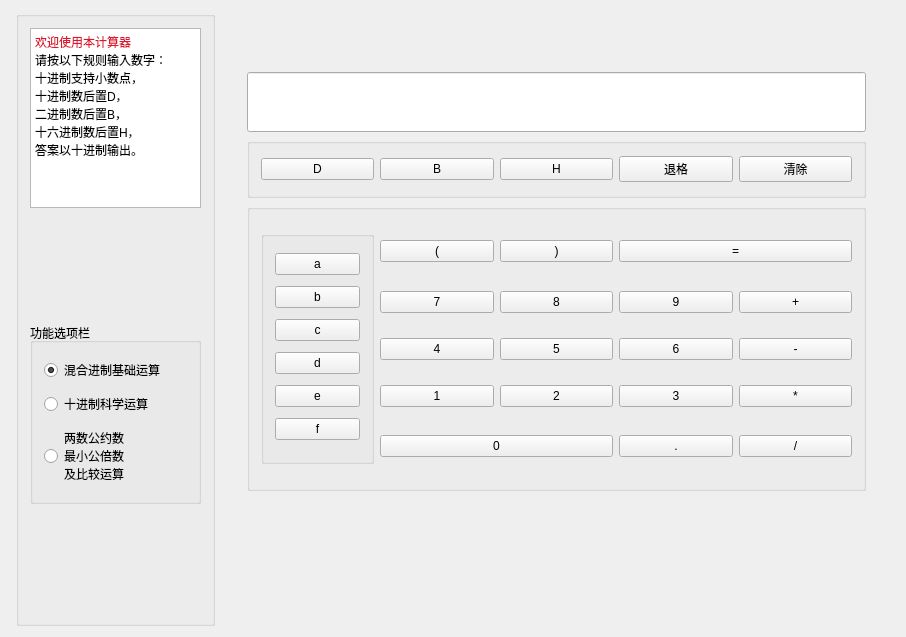
<?xml version="1.0" encoding="UTF-8"?>
<ui version="4.0">
 <class>MainWindow</class>
 <widget class="QMainWindow" name="MainWindow">
  <property name="geometry">
   <rect>
    <x>0</x>
    <y>0</y>
    <width>906</width>
    <height>637</height>
   </rect>
  </property>
  <property name="windowTitle">
   <string>MainWindow</string>
  </property>
  <widget class="QWidget" name="centralWidget">
   <layout class="QGridLayout" name="gridLayout_7">
    <item row="0" column="0">
     <widget class="QGroupBox" name="groupBox">
      <property name="maximumSize">
       <size>
        <width>199</width>
        <height>666</height>
       </size>
      </property>
      <property name="title">
       <string/>
      </property>
      <layout class="QVBoxLayout" name="verticalLayout_2">
       <item>
        <widget class="QTextBrowser" name="textBrowser">
         <property name="minimumSize">
          <size>
           <width>161</width>
           <height>131</height>
          </size>
         </property>
         <property name="html">
          <string>&lt;!DOCTYPE HTML PUBLIC &quot;-//W3C//DTD HTML 4.0//EN&quot; &quot;http://www.w3.org/TR/REC-html40/strict.dtd&quot;&gt;
&lt;html&gt;&lt;head&gt;&lt;meta name=&quot;qrichtext&quot; content=&quot;1&quot; /&gt;&lt;style type=&quot;text/css&quot;&gt;
p, li { white-space: pre-wrap; }
&lt;/style&gt;&lt;/head&gt;&lt;body style=&quot; font-family:'SimSun'; font-size:9pt; font-weight:400; font-style:normal;&quot;&gt;
&lt;p style=&quot; margin-top:0px; margin-bottom:0px; margin-left:0px; margin-right:0px; -qt-block-indent:0; text-indent:0px;&quot;&gt;&lt;span style=&quot; color:#df1530;&quot;&gt;欢迎使用本计算器&lt;/span&gt;&lt;/p&gt;
&lt;p style=&quot; margin-top:0px; margin-bottom:0px; margin-left:0px; margin-right:0px; -qt-block-indent:0; text-indent:0px;&quot;&gt;请按以下规则输入数字：&lt;/p&gt;
&lt;p style=&quot; margin-top:0px; margin-bottom:0px; margin-left:0px; margin-right:0px; -qt-block-indent:0; text-indent:0px;&quot;&gt;十进制支持小数点，&lt;/p&gt;
&lt;p style=&quot; margin-top:0px; margin-bottom:0px; margin-left:0px; margin-right:0px; -qt-block-indent:0; text-indent:0px;&quot;&gt;十进制数后置D，&lt;/p&gt;
&lt;p style=&quot; margin-top:0px; margin-bottom:0px; margin-left:0px; margin-right:0px; -qt-block-indent:0; text-indent:0px;&quot;&gt;二进制数后置B，&lt;/p&gt;
&lt;p style=&quot; margin-top:0px; margin-bottom:0px; margin-left:0px; margin-right:0px; -qt-block-indent:0; text-indent:0px;&quot;&gt;十六进制数后置H，&lt;/p&gt;
&lt;p style=&quot; margin-top:0px; margin-bottom:0px; margin-left:0px; margin-right:0px; -qt-block-indent:0; text-indent:0px;&quot;&gt;答案以十进制输出。&lt;/p&gt;&lt;/body&gt;&lt;/html&gt;</string>
         </property>
        </widget>
       </item>
       <item>
        <spacer name="verticalSpacer">
         <property name="orientation">
          <enum>Qt::Vertical</enum>
         </property>
         <property name="sizeHint" stdset="0">
          <size>
           <width>20</width>
           <height>122</height>
          </size>
         </property>
        </spacer>
       </item>
       <item>
        <widget class="QGroupBox" name="groupBox_2">
         <property name="minimumSize">
          <size>
           <width>171</width>
           <height>181</height>
          </size>
         </property>
         <property name="maximumSize">
          <size>
           <width>171</width>
           <height>191</height>
          </size>
         </property>
         <property name="title">
          <string>功能选项栏</string>
         </property>
         <property name="flat">
          <bool>false</bool>
         </property>
         <property name="checkable">
          <bool>false</bool>
         </property>
         <layout class="QVBoxLayout" name="verticalLayout">
          <item>
           <widget class="QRadioButton" name="yunsuan">
            <property name="text">
             <string>混合进制基础运算</string>
            </property>
            <property name="checked">
             <bool>true</bool>
            </property>
           </widget>
          </item>
          <item>
           <widget class="QRadioButton" name="radioButton">
            <property name="text">
             <string>十进制科学运算</string>
            </property>
           </widget>
          </item>
          <item>
           <widget class="QRadioButton" name="bijiao">
            <property name="text">
             <string>两数公约数
最小公倍数
及比较运算</string>
            </property>
           </widget>
          </item>
         </layout>
        </widget>
       </item>
       <item>
        <spacer name="verticalSpacer_2">
         <property name="orientation">
          <enum>Qt::Vertical</enum>
         </property>
         <property name="sizeHint" stdset="0">
          <size>
           <width>20</width>
           <height>120</height>
          </size>
         </property>
        </spacer>
       </item>
      </layout>
     </widget>
    </item>
    <item row="0" column="1">
     <widget class="QStackedWidget" name="stackedWidget">
      <property name="minimumSize">
       <size>
        <width>664</width>
        <height>615</height>
       </size>
      </property>
      <property name="maximumSize">
       <size>
        <width>664</width>
        <height>16777215</height>
       </size>
      </property>
      <property name="currentIndex">
       <number>0</number>
      </property>
      <widget class="QWidget" name="page_yunsuan">
       <widget class="QWidget" name="gridLayoutWidget_2">
        <property name="geometry">
         <rect>
          <x>10</x>
          <y>50</y>
          <width>641</width>
          <height>441</height>
         </rect>
        </property>
        <layout class="QGridLayout" name="gridLayout_15">
         <item row="0" column="0">
          <widget class="QLineEdit" name="lineEdit_3">
           <property name="minimumSize">
            <size>
             <width>0</width>
             <height>60</height>
            </size>
           </property>
           <property name="mouseTracking">
            <bool>false</bool>
           </property>
           <property name="readOnly">
            <bool>true</bool>
           </property>
          </widget>
         </item>
         <item row="1" column="0">
          <widget class="QGroupBox" name="groupBox_5">
           <property name="maximumSize">
            <size>
             <width>16777215</width>
             <height>60</height>
            </size>
           </property>
           <property name="title">
            <string/>
           </property>
           <layout class="QHBoxLayout" name="horizontalLayout_2">
            <item>
             <widget class="QPushButton" name="dig">
              <property name="text">
               <string>D</string>
              </property>
             </widget>
            </item>
            <item>
             <widget class="QPushButton" name="bina">
              <property name="text">
               <string>B</string>
              </property>
             </widget>
            </item>
            <item>
             <widget class="QPushButton" name="hex">
              <property name="text">
               <string>H</string>
              </property>
             </widget>
            </item>
            <item>
             <widget class="QPushButton" name="bakcspace">
              <property name="text">
               <string>退格</string>
              </property>
             </widget>
            </item>
            <item>
             <widget class="QPushButton" name="clear">
              <property name="text">
               <string>清除</string>
              </property>
             </widget>
            </item>
           </layout>
          </widget>
         </item>
         <item row="2" column="0">
          <widget class="QGroupBox" name="groupBox_3">
           <property name="enabled">
            <bool>true</bool>
           </property>
           <property name="title">
            <string/>
           </property>
           <property name="flat">
            <bool>false</bool>
           </property>
           <property name="checkable">
            <bool>false</bool>
           </property>
           <layout class="QGridLayout" name="gridLayout">
            <property name="leftMargin">
             <number>11</number>
            </property>
            <property name="topMargin">
             <number>11</number>
            </property>
            <property name="rightMargin">
             <number>11</number>
            </property>
            <property name="bottomMargin">
             <number>11</number>
            </property>
            <item row="3" column="4">
             <widget class="QPushButton" name="three">
              <property name="text">
               <string>3</string>
              </property>
             </widget>
            </item>
            <item row="2" column="2">
             <widget class="QPushButton" name="five">
              <property name="text">
               <string>5</string>
              </property>
             </widget>
            </item>
            <item row="1" column="4">
             <widget class="QPushButton" name="nine">
              <property name="text">
               <string>9</string>
              </property>
             </widget>
            </item>
            <item row="2" column="4">
             <widget class="QPushButton" name="six">
              <property name="text">
               <string>6</string>
              </property>
             </widget>
            </item>
            <item row="1" column="1">
             <widget class="QPushButton" name="seven">
              <property name="text">
               <string>7</string>
              </property>
             </widget>
            </item>
            <item row="1" column="2">
             <widget class="QPushButton" name="eight">
              <property name="text">
               <string>8</string>
              </property>
             </widget>
            </item>
            <item row="3" column="2">
             <widget class="QPushButton" name="two">
              <property name="text">
               <string>2</string>
              </property>
             </widget>
            </item>
            <item row="1" column="5">
             <widget class="QPushButton" name="plus">
              <property name="text">
               <string>+</string>
              </property>
             </widget>
            </item>
            <item row="3" column="1">
             <widget class="QPushButton" name="one">
              <property name="text">
               <string>1</string>
              </property>
             </widget>
            </item>
            <item row="3" column="5">
             <widget class="QPushButton" name="mult">
              <property name="text">
               <string>*</string>
              </property>
             </widget>
            </item>
            <item row="2" column="5">
             <widget class="QPushButton" name="minus">
              <property name="text">
               <string>-</string>
              </property>
             </widget>
            </item>
            <item row="2" column="1">
             <widget class="QPushButton" name="four">
              <property name="text">
               <string>4</string>
              </property>
             </widget>
            </item>
            <item row="4" column="5">
             <widget class="QPushButton" name="div">
              <property name="text">
               <string>/</string>
              </property>
             </widget>
            </item>
            <item row="0" column="1">
             <widget class="QPushButton" name="left">
              <property name="text">
               <string>(</string>
              </property>
             </widget>
            </item>
            <item row="4" column="1" colspan="2">
             <widget class="QPushButton" name="zero">
              <property name="text">
               <string>0</string>
              </property>
             </widget>
            </item>
            <item row="0" column="4" colspan="2">
             <widget class="QPushButton" name="epual">
              <property name="text">
               <string>=</string>
              </property>
             </widget>
            </item>
            <item row="4" column="4">
             <widget class="QPushButton" name="point">
              <property name="text">
               <string>.</string>
              </property>
             </widget>
            </item>
            <item row="0" column="2">
             <widget class="QPushButton" name="reght">
              <property name="text">
               <string>)</string>
              </property>
             </widget>
            </item>
            <item row="0" column="0" rowspan="5">
             <widget class="QGroupBox" name="groupBox_4">
              <property name="title">
               <string/>
              </property>
              <layout class="QVBoxLayout" name="verticalLayout_3">
               <item>
                <widget class="QPushButton" name="a">
                 <property name="text">
                  <string>a</string>
                 </property>
                </widget>
               </item>
               <item>
                <widget class="QPushButton" name="b">
                 <property name="text">
                  <string>b</string>
                 </property>
                </widget>
               </item>
               <item>
                <widget class="QPushButton" name="c">
                 <property name="text">
                  <string>c</string>
                 </property>
                </widget>
               </item>
               <item>
                <widget class="QPushButton" name="d">
                 <property name="text">
                  <string>d</string>
                 </property>
                </widget>
               </item>
               <item>
                <widget class="QPushButton" name="e">
                 <property name="text">
                  <string>e</string>
                 </property>
                </widget>
               </item>
               <item>
                <widget class="QPushButton" name="f">
                 <property name="text">
                  <string>f</string>
                 </property>
                </widget>
               </item>
              </layout>
             </widget>
            </item>
           </layout>
          </widget>
         </item>
        </layout>
       </widget>
      </widget>
      <widget class="QWidget" name="page_sci">
       <widget class="QWidget" name="layoutWidget">
        <property name="geometry">
         <rect>
          <x>30</x>
          <y>50</y>
          <width>611</width>
          <height>441</height>
         </rect>
        </property>
        <layout class="QGridLayout" name="gridLayout_4">
         <item row="2" column="0">
          <layout class="QGridLayout" name="gridLayout_3">
           <item row="0" column="0">
            <widget class="QPushButton" name="percrntBtn">
             <property name="text">
              <string>%</string>
             </property>
            </widget>
           </item>
           <item row="0" column="1" rowspan="6">
            <layout class="QGridLayout" name="gridLayout_5">
             <item row="0" column="0" colspan="2">
              <widget class="QPushButton" name="clearAllBtn">
               <property name="text">
                <string>ClearAll</string>
               </property>
              </widget>
             </item>
             <item row="1" column="0">
              <widget class="QPushButton" name="leftBracketBtn">
               <property name="text">
                <string>(</string>
               </property>
              </widget>
             </item>
             <item row="1" column="1">
              <widget class="QPushButton" name="rightBracketBtn">
               <property name="text">
                <string>)</string>
               </property>
              </widget>
             </item>
             <item row="2" column="0">
              <widget class="QPushButton" name="digtalBtn1">
               <property name="text">
                <string>1</string>
               </property>
              </widget>
             </item>
             <item row="2" column="1">
              <widget class="QPushButton" name="digtalBtn2">
               <property name="text">
                <string>2</string>
               </property>
              </widget>
             </item>
             <item row="3" column="0">
              <widget class="QPushButton" name="digtalBtn4">
               <property name="text">
                <string>4</string>
               </property>
              </widget>
             </item>
             <item row="3" column="1">
              <widget class="QPushButton" name="digtalBtn5">
               <property name="text">
                <string>5</string>
               </property>
              </widget>
             </item>
             <item row="4" column="0">
              <widget class="QPushButton" name="digtalBtn7">
               <property name="text">
                <string>7</string>
               </property>
              </widget>
             </item>
             <item row="4" column="1">
              <widget class="QPushButton" name="digtalBtn8">
               <property name="text">
                <string>8</string>
               </property>
              </widget>
             </item>
             <item row="5" column="0">
              <widget class="QPushButton" name="pointBtn">
               <property name="text">
                <string>.</string>
               </property>
              </widget>
             </item>
             <item row="5" column="1">
              <widget class="QPushButton" name="digtalBtn0">
               <property name="text">
                <string>0</string>
               </property>
              </widget>
             </item>
            </layout>
           </item>
           <item row="0" column="2" rowspan="6">
            <layout class="QGridLayout" name="gridLayout_6">
             <item row="0" column="0" colspan="2">
              <widget class="QPushButton" name="clearBtn">
               <property name="text">
                <string>Clear</string>
               </property>
              </widget>
             </item>
             <item row="1" column="0">
              <widget class="QPushButton" name="powBtn">
               <property name="text">
                <string>^</string>
               </property>
              </widget>
             </item>
             <item row="1" column="1">
              <widget class="QPushButton" name="equalBtn">
               <property name="text">
                <string>=</string>
               </property>
              </widget>
             </item>
             <item row="2" column="0">
              <widget class="QPushButton" name="digtalBtn3">
               <property name="text">
                <string>3</string>
               </property>
              </widget>
             </item>
             <item row="2" column="1">
              <widget class="QPushButton" name="addBtn">
               <property name="text">
                <string>+</string>
               </property>
              </widget>
             </item>
             <item row="3" column="0">
              <widget class="QPushButton" name="digtalBtn6">
               <property name="text">
                <string>6</string>
               </property>
              </widget>
             </item>
             <item row="3" column="1">
              <widget class="QPushButton" name="subtractionBtn">
               <property name="text">
                <string>-</string>
               </property>
              </widget>
             </item>
             <item row="4" column="0">
              <widget class="QPushButton" name="digtalBtn9">
               <property name="text">
                <string>9</string>
               </property>
              </widget>
             </item>
             <item row="4" column="1">
              <widget class="QPushButton" name="mulBtn">
               <property name="text">
                <string>*</string>
               </property>
              </widget>
             </item>
             <item row="5" column="0">
              <widget class="QPushButton" name="signBtn">
               <property name="text">
                <string>+/-</string>
               </property>
              </widget>
             </item>
             <item row="5" column="1">
              <widget class="QPushButton" name="divBtn">
               <property name="text">
                <string>/</string>
               </property>
              </widget>
             </item>
            </layout>
           </item>
           <item row="1" column="0">
            <widget class="QPushButton" name="sinBtn">
             <property name="text">
              <string>sin</string>
             </property>
            </widget>
           </item>
           <item row="2" column="0">
            <widget class="QPushButton" name="cosBtn">
             <property name="text">
              <string>cos</string>
             </property>
            </widget>
           </item>
           <item row="3" column="0">
            <widget class="QPushButton" name="tanBtn">
             <property name="text">
              <string>tan</string>
             </property>
            </widget>
           </item>
           <item row="4" column="0">
            <widget class="QPushButton" name="lnBtn">
             <property name="text">
              <string>ln</string>
             </property>
            </widget>
           </item>
           <item row="5" column="0">
            <widget class="QPushButton" name="lgBtn">
             <property name="text">
              <string>lg</string>
             </property>
            </widget>
           </item>
          </layout>
         </item>
         <item row="1" column="0">
          <widget class="QLineEdit" name="lineEdit">
           <property name="minimumSize">
            <size>
             <width>0</width>
             <height>60</height>
            </size>
           </property>
           <property name="readOnly">
            <bool>true</bool>
           </property>
          </widget>
         </item>
        </layout>
       </widget>
      </widget>
      <widget class="QWidget" name="page_bijiao">
       <widget class="QGroupBox" name="groupBox_6">
        <property name="geometry">
         <rect>
          <x>20</x>
          <y>180</y>
          <width>117</width>
          <height>351</height>
         </rect>
        </property>
        <property name="title">
         <string/>
        </property>
        <layout class="QVBoxLayout" name="verticalLayout_4">
         <item>
          <widget class="QPushButton" name="a_2">
           <property name="text">
            <string>a</string>
           </property>
          </widget>
         </item>
         <item>
          <widget class="QPushButton" name="b_2">
           <property name="text">
            <string>b</string>
           </property>
          </widget>
         </item>
         <item>
          <widget class="QPushButton" name="c_2">
           <property name="text">
            <string>c</string>
           </property>
          </widget>
         </item>
         <item>
          <widget class="QPushButton" name="d_2">
           <property name="text">
            <string>d</string>
           </property>
          </widget>
         </item>
         <item>
          <widget class="QPushButton" name="e_2">
           <property name="text">
            <string>e</string>
           </property>
          </widget>
         </item>
         <item>
          <widget class="QPushButton" name="f_2">
           <property name="text">
            <string>f</string>
           </property>
          </widget>
         </item>
        </layout>
       </widget>
       <widget class="QGroupBox" name="groupBox_7">
        <property name="geometry">
         <rect>
          <x>150</x>
          <y>180</y>
          <width>381</width>
          <height>371</height>
         </rect>
        </property>
        <property name="title">
         <string/>
        </property>
        <layout class="QGridLayout" name="gridLayout_2">
         <item row="1" column="0">
          <widget class="QPushButton" name="four_2">
           <property name="text">
            <string>4</string>
           </property>
          </widget>
         </item>
         <item row="0" column="3">
          <widget class="QPushButton" name="nine_2">
           <property name="text">
            <string>9</string>
           </property>
          </widget>
         </item>
         <item row="2" column="3">
          <widget class="QPushButton" name="three_2">
           <property name="text">
            <string>3</string>
           </property>
          </widget>
         </item>
         <item row="0" column="1">
          <widget class="QPushButton" name="eight_2">
           <property name="text">
            <string>8</string>
           </property>
          </widget>
         </item>
         <item row="1" column="1">
          <widget class="QPushButton" name="five_2">
           <property name="text">
            <string>5</string>
           </property>
          </widget>
         </item>
         <item row="2" column="1">
          <widget class="QPushButton" name="two_2">
           <property name="text">
            <string>2</string>
           </property>
          </widget>
         </item>
         <item row="3" column="3">
          <widget class="QPushButton" name="point_2">
           <property name="text">
            <string>.</string>
           </property>
          </widget>
         </item>
         <item row="1" column="3">
          <widget class="QPushButton" name="six_2">
           <property name="text">
            <string>6</string>
           </property>
          </widget>
         </item>
         <item row="2" column="0">
          <widget class="QPushButton" name="one_2">
           <property name="text">
            <string>1</string>
           </property>
          </widget>
         </item>
         <item row="0" column="0">
          <widget class="QPushButton" name="seven_2">
           <property name="text">
            <string>7</string>
           </property>
          </widget>
         </item>
         <item row="3" column="0" colspan="2">
          <widget class="QPushButton" name="zero_2">
           <property name="text">
            <string>0</string>
           </property>
          </widget>
         </item>
        </layout>
       </widget>
       <widget class="QGroupBox" name="groupBox_8">
        <property name="geometry">
         <rect>
          <x>20</x>
          <y>100</y>
          <width>551</width>
          <height>71</height>
         </rect>
        </property>
        <property name="title">
         <string/>
        </property>
        <layout class="QHBoxLayout" name="horizontalLayout_3">
         <item>
          <widget class="QPushButton" name="dig_2">
           <property name="text">
            <string>D</string>
           </property>
          </widget>
         </item>
         <item>
          <widget class="QPushButton" name="bina_2">
           <property name="text">
            <string>B</string>
           </property>
          </widget>
         </item>
         <item>
          <widget class="QPushButton" name="hex_2">
           <property name="text">
            <string>H</string>
           </property>
          </widget>
         </item>
         <item>
          <widget class="QPushButton" name="bakcspace_2">
           <property name="text">
            <string>退格</string>
           </property>
          </widget>
         </item>
         <item>
          <widget class="QPushButton" name="clear_2">
           <property name="text">
            <string>清除</string>
           </property>
          </widget>
         </item>
        </layout>
       </widget>
       <widget class="QGroupBox" name="groupBox_9">
        <property name="geometry">
         <rect>
          <x>60</x>
          <y>4</y>
          <width>541</width>
          <height>91</height>
         </rect>
        </property>
        <property name="title">
         <string/>
        </property>
        <layout class="QHBoxLayout" name="horizontalLayout_4">
         <item>
          <widget class="QLabel" name="label">
           <property name="text">
            <string>数字a</string>
           </property>
          </widget>
         </item>
         <item>
          <widget class="QLineEdit" name="cmp_a">
           <property name="minimumSize">
            <size>
             <width>0</width>
             <height>60</height>
            </size>
           </property>
           <property name="readOnly">
            <bool>true</bool>
           </property>
          </widget>
         </item>
         <item>
          <widget class="QLabel" name="label_2">
           <property name="text">
            <string>数字b</string>
           </property>
          </widget>
         </item>
         <item>
          <widget class="QLineEdit" name="cmp_b">
           <property name="minimumSize">
            <size>
             <width>0</width>
             <height>60</height>
            </size>
           </property>
           <property name="readOnly">
            <bool>true</bool>
           </property>
          </widget>
         </item>
        </layout>
       </widget>
       <widget class="QGroupBox" name="groupBox_11">
        <property name="geometry">
         <rect>
          <x>550</x>
          <y>250</y>
          <width>117</width>
          <height>211</height>
         </rect>
        </property>
        <property name="title">
         <string/>
        </property>
        <layout class="QVBoxLayout" name="verticalLayout_5">
         <item>
          <widget class="QRadioButton" name="to_a">
           <property name="enabled">
            <bool>true</bool>
           </property>
           <property name="mouseTracking">
            <bool>true</bool>
           </property>
           <property name="tabletTracking">
            <bool>false</bool>
           </property>
           <property name="text">
            <string>输入a</string>
           </property>
           <property name="checked">
            <bool>true</bool>
           </property>
          </widget>
         </item>
         <item>
          <widget class="QRadioButton" name="to_b">
           <property name="text">
            <string>输入b</string>
           </property>
           <property name="checked">
            <bool>false</bool>
           </property>
          </widget>
         </item>
         <item>
          <widget class="QPushButton" name="deal">
           <property name="text">
            <string>输入完成</string>
           </property>
          </widget>
         </item>
        </layout>
       </widget>
       <widget class="QGroupBox" name="groupBox_12">
        <property name="geometry">
         <rect>
          <x>10</x>
          <y>550</y>
          <width>628</width>
          <height>71</height>
         </rect>
        </property>
        <property name="title">
         <string/>
        </property>
        <layout class="QHBoxLayout" name="horizontalLayout">
         <item>
          <widget class="QLabel" name="label_3">
           <property name="text">
            <string>数字a</string>
           </property>
          </widget>
         </item>
         <item>
          <widget class="QLineEdit" name="cmp">
           <property name="maximumSize">
            <size>
             <width>51</width>
             <height>21</height>
            </size>
           </property>
           <property name="readOnly">
            <bool>true</bool>
           </property>
          </widget>
         </item>
         <item>
          <widget class="QLabel" name="label_4">
           <property name="text">
            <string>数字b</string>
           </property>
          </widget>
         </item>
         <item>
          <spacer name="horizontalSpacer">
           <property name="orientation">
            <enum>Qt::Horizontal</enum>
           </property>
           <property name="sizeHint" stdset="0">
            <size>
             <width>18</width>
             <height>20</height>
            </size>
           </property>
          </spacer>
         </item>
         <item>
          <widget class="QLabel" name="label_5">
           <property name="text">
            <string>最大公约数
（十进制）</string>
           </property>
          </widget>
         </item>
         <item>
          <widget class="QLabel" name="label_7">
           <property name="text">
            <string/>
           </property>
          </widget>
         </item>
         <item>
          <widget class="QLineEdit" name="yueshu">
           <property name="maximumSize">
            <size>
             <width>111</width>
             <height>21</height>
            </size>
           </property>
           <property name="readOnly">
            <bool>true</bool>
           </property>
          </widget>
         </item>
         <item>
          <spacer name="horizontalSpacer_2">
           <property name="orientation">
            <enum>Qt::Horizontal</enum>
           </property>
           <property name="sizeHint" stdset="0">
            <size>
             <width>40</width>
             <height>20</height>
            </size>
           </property>
          </spacer>
         </item>
         <item>
          <widget class="QLabel" name="label_6">
           <property name="text">
            <string>最小公倍数
（十进制）</string>
           </property>
          </widget>
         </item>
         <item>
          <widget class="QLineEdit" name="beishu">
           <property name="maximumSize">
            <size>
             <width>111</width>
             <height>21</height>
            </size>
           </property>
           <property name="readOnly">
            <bool>true</bool>
           </property>
          </widget>
         </item>
        </layout>
       </widget>
      </widget>
     </widget>
    </item>
   </layout>
  </widget>
 </widget>
 <layoutdefault spacing="6" margin="11"/>
 <resources/>
 <connections/>
</ui>
